Frame 1 (no input): blank canvas, image omitted
Frame 60 (no input): blank canvas, image omitted
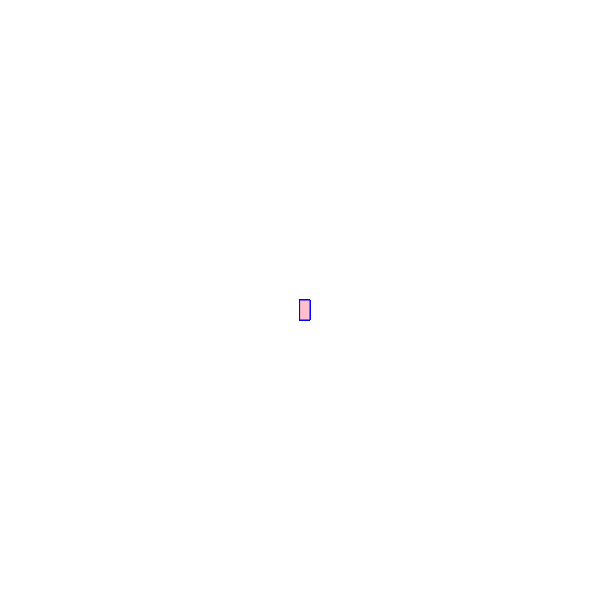
Frame 120 (the mouse pressed at the canvas centre since frame 60)

The p5.js sketch whose frames 1 and 60 were blank and that drew this single picture after the mouse press (run headless with seeded random() and noise() and a simulated clock; from frame 60 on, the mouse is pressed at the canvas centre):

// p5.js sketch
// ── sketch.js
function setup() {
    createCanvas(600, 600);
    background("white");
  }
  
  function draw() {
    stroke("blue");
    fill("pink");
  
    // console.log(mouseIsPressed)
  
    if (mouseIsPressed) {
      rect(mouseX, mouseY, 10, 20);
    }
  }
